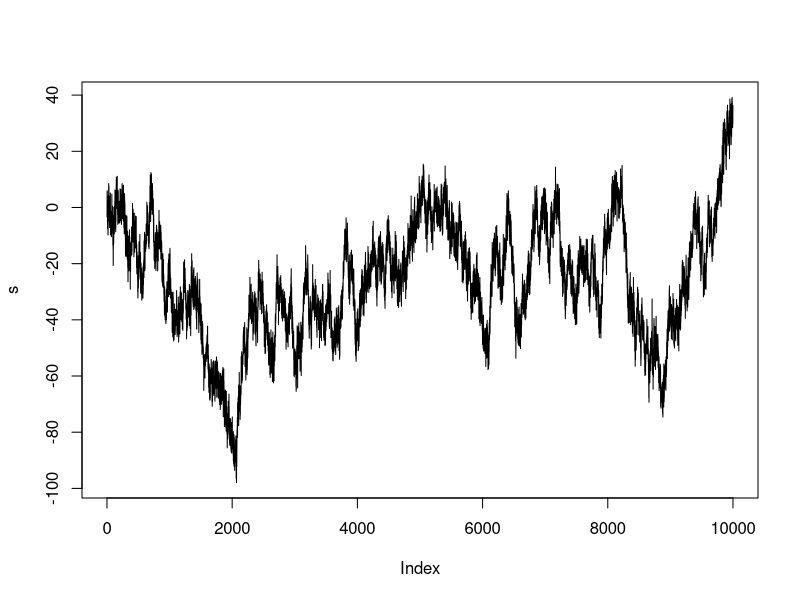

Write R code to recreate this figure.
library("urca")

set.seed(123)

z <- rep(0, 10000)

for (i in 2:10000) {
  z[i] <- z[i - 1] + rnorm(1)
}

p <- q <- r <- rep(0, 10000)

p <- 0.3 * z + rnorm(10000)
q <- 0.6 * z + rnorm(10000)
r <- 0.2 * z + rnorm(10000)

# Performing Johansen test on simulated cointegrated series

joh_test <- ca.jo(data.frame(p, q, r),
                  type = "trace", K = 2,
                  ecdet = "none", spec = "longrun")

summary(joh_test)

# From the summary, we can extract the following information:
# - Eigenvalues: we can find the highest eigenvalue, to select
#                the relative eigenvector
# - Test statistic: here we can evaluate the hypotesis for each possible rank
#                   If test > confidence interval, we can asses the strength
#                   of the hypotesis.
# - Eigenvectors: the components of the eigenvector with higest eigenvalue
#                 can be used as coefficients to create a stationary ts,
#                 as a linear combination of the original ts.

s <- 1.000 * p + 0.7065 * q + -3.6156 * q

plot(s, type = "line")

# Let's do an ADF test for stationarity

library("tseries")
adf.test(s)